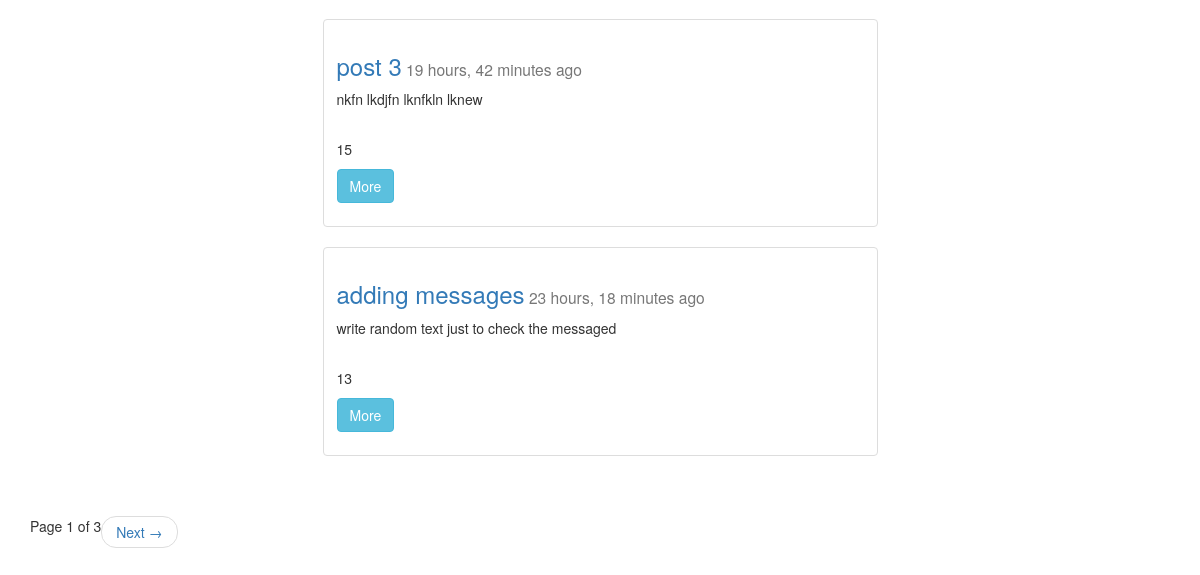
The page /posts/list/ (lower part) on the database as committed earlier.
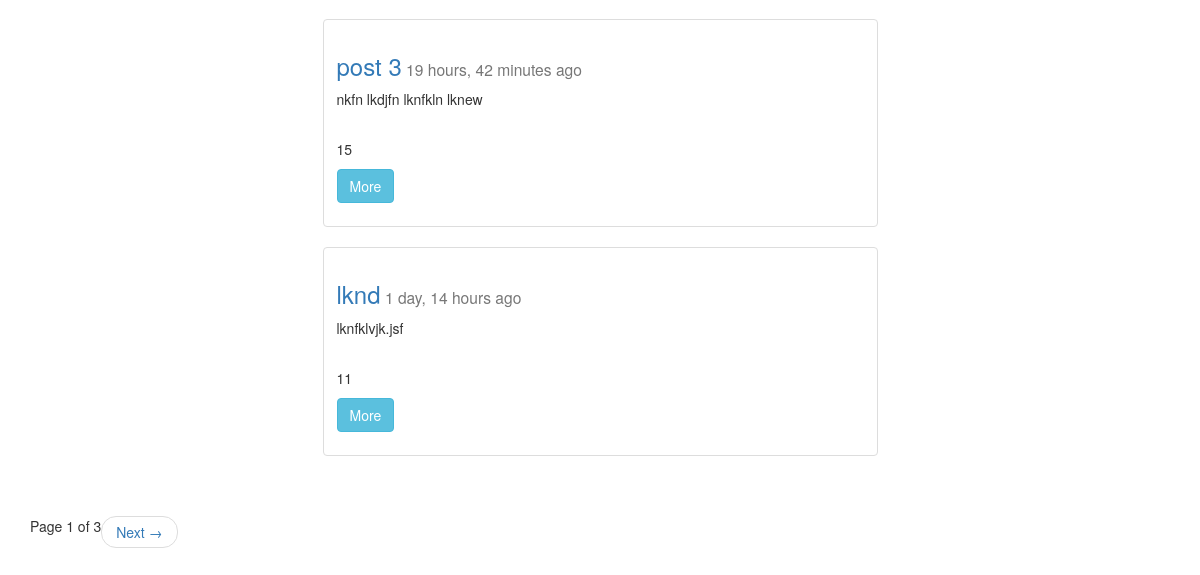
The same page on the database as committed later.
### posts/models.py (models this page shows, shortened)
class Post(models.Model):
    title = models.CharField(max_length=255)
    slug = models.SlugField(unique=True)
    image = models.ImageField(null=True, blank=True, upload_to="post_images")
    content = models.TextField()
    updated = models.DateTimeField(auto_now=True, auto_now_add=False)
    timestamp = models.DateTimeField(auto_now=False, auto_now_add=True)
    def get_absolute_url(self):
        return reverse("detail", kwargs={"post_slug": self.slug})
    class Meta:
       ordering = ["-timestamp", "-updated"]

### posts/views.py (the view)
def post_list(request):
    object_list = Post.objects.all()
    paginator = Paginator(object_list, 5) # Show 5 contacts per page
    page = request.GET.get('page')
    try:
        objects = paginator.page(page)
    except PageNotAnInteger:
        objects = paginator.page(1)
    except EmptyPage:
        objects = paginator.page(paginator.num_pages)
    context = {
    "object_list": objects,
    "title": "List",
    "user": request.user
    }
    return render(request, 'post_list.html', context)

### posts/templates/post_list.html (shortened to what this page needs)
{% extends "base.html" %}
{% block content %}
    <div class="row">
    {% for object in object_list %}
        <div class="col-sm-6 col-sm-offset-3 ">
        	<div class="thumbnail">
        		<div class="caption">
            		<h3><a href="{{ object.get_absolute_url }}">{{object.title}}</a><small> {{object.timestamp|timesince }} ago</small></h3>
            		<p>{{object.content|linebreaks|truncatechars:100}} <br>
            		{{object.id}} <br>
            		</p>
            		<p>
            		<p><a href="{{ object.get_absolute_url }}" class="btn btn-info" role="button">More</a></p>
            		</p>
        		</div>
        	</div>
        </div>
    {% endfor %}
    </div>
    <div class="pagination">
        <span class="step-links">
        <nav aria-label="...">
        <ul class="pager">
            <span class="current">
                Page {{ object_list.number }} of {{ object_list.paginator.num_pages }}
            </span>
            {% if object_list.has_next %}
                <li class="next"><a href="?page={{ object_list.next_page_number }}"> Next <span aria-hidden="true">&rarr;</span></a></li>
            {% endif %}
        </ul>
        </nav>
        </span>
    </div>
{% endblock content %}

Rows that differ between the two databases and show on the page:
removed Post: title "adding messages", timestamp "23 hours, 18 minutes", content "write random text just to check the messaged", id "13"
now on this page (row edited): Post: title "lknd", timestamp "1 day, 14 hours", content "lknfklvjk.jsf", id "11"
